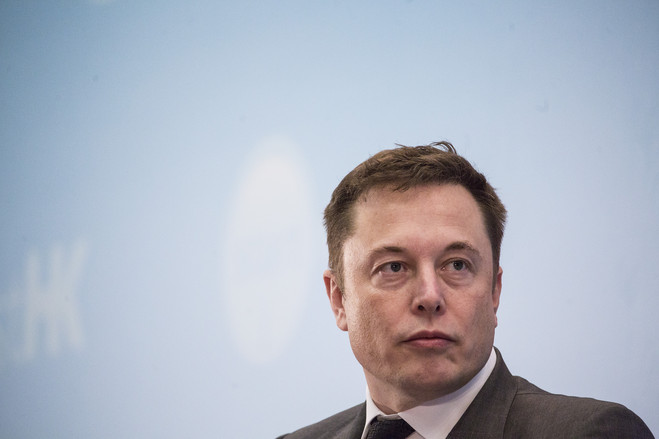
#> input picture elon.jpg, 659 x 439 px
$ python facedetection.py
#> lines starting #> are read from the running program, lines starting #| are printed output that depends on the picture; after the words box and inside, x2 and y2 are one past the last pixel; in counts of white or black regions, pixels touching at a corner belong together
import cv2

face_cascade = cv2.CascadeClassifier("haarcascade_frontalface_default.xml")

img = cv2.imread("elon.jpg", 1)
#> img is the input picture: shape (439, 659, 3); mean B, G, R 192.5, 179.7, 174

gray_img = cv2.cvtColor(img, cv2.COLOR_BGR2GRAY)
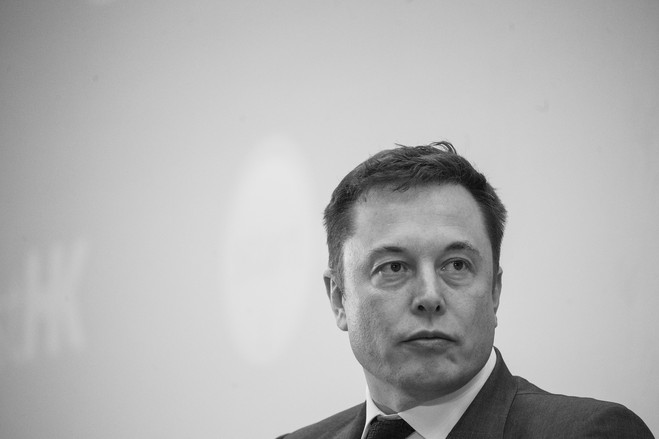
#> gray_img: shape (439, 659); min 3, max 245, mean 179.5

faces = face_cascade.detectMultiScale(gray_img, scaleFactor=1.05, minNeighbors=5)
#> faces = [[328, 184, 196, 196]]

for (x,y,w,h) in faces:
    img = cv2.rectangle(img,(x,y),(x+w,y+h),(255,0,0),2)
#> this loop made 1 pass
#> pass 1, `img = cv2.rectangle(img,(x,y),(x+w,y+h),(255,0,0),2)`:
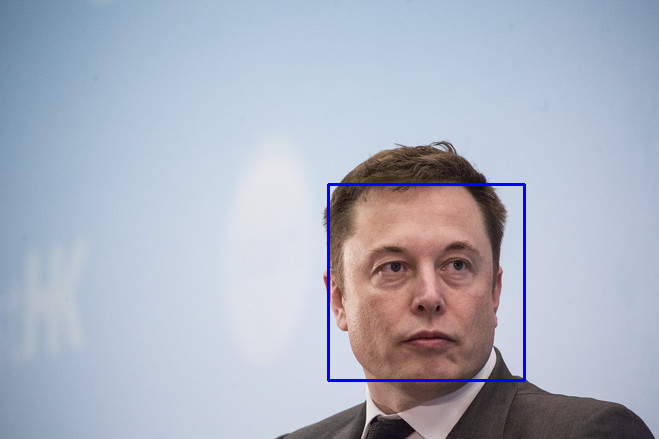
#> img: shape (439, 659, 3); 0.81% of pixels changed, all inside (x1, y1, x2, y2) = (327, 183, 526, 382)

#resized = cv2.resize(img, (int(img.shape[1]*2),int(img.shape[0]*2)))

cv2.imshow("Face",img)

cv2.waitKey(0)

cv2.destroyAllWindows()
